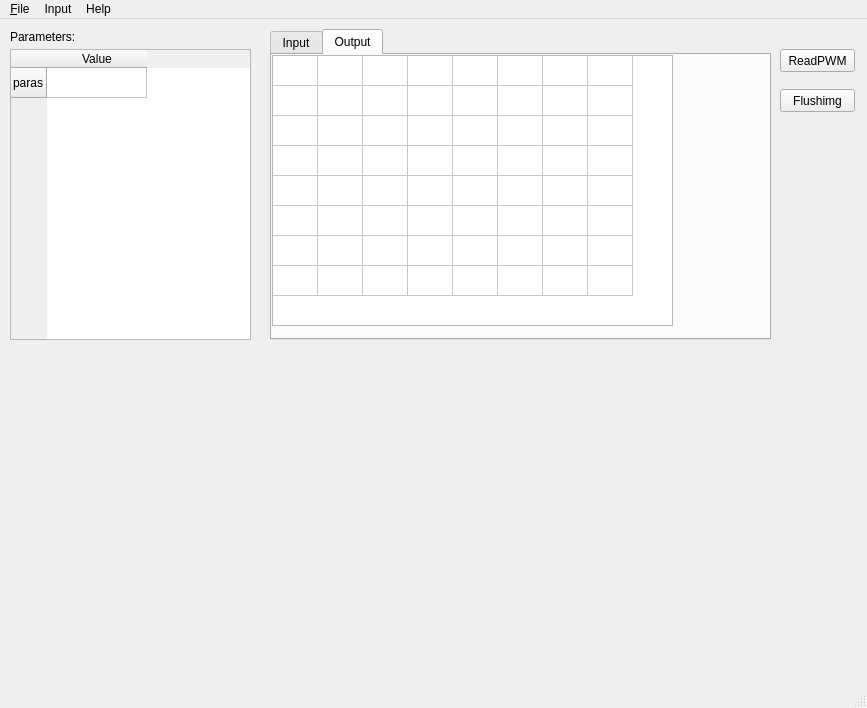
<?xml version="1.0" encoding="UTF-8"?>
<ui version="4.0">
 <class>MainWindow</class>
 <widget class="QMainWindow" name="MainWindow">
  <property name="geometry">
   <rect>
    <x>0</x>
    <y>0</y>
    <width>867</width>
    <height>708</height>
   </rect>
  </property>
  <property name="windowTitle">
   <string>Fast Logo</string>
  </property>
  <property name="windowIcon">
   <iconset>
    <normaloff>222.jpg</normaloff>222.jpg</iconset>
  </property>
  <property name="iconSize">
   <size>
    <width>32</width>
    <height>32</height>
   </size>
  </property>
  <widget class="QWidget" name="centralwidget">
   <widget class="QTabWidget" name="tabWidget">
    <property name="geometry">
     <rect>
      <x>270</x>
      <y>10</y>
      <width>501</width>
      <height>311</height>
     </rect>
    </property>
    <property name="currentIndex">
     <number>1</number>
    </property>
    <widget class="QWidget" name="tab">
     <attribute name="title">
      <string>Input</string>
     </attribute>
     <widget class="QTableWidget" name="tableWidget_input">
      <property name="geometry">
       <rect>
        <x>0</x>
        <y>0</y>
        <width>401</width>
        <height>281</height>
       </rect>
      </property>
      <property name="rowCount">
       <number>8</number>
      </property>
      <property name="columnCount">
       <number>8</number>
      </property>
      <attribute name="horizontalHeaderVisible">
       <bool>false</bool>
      </attribute>
      <attribute name="horizontalHeaderDefaultSectionSize">
       <number>45</number>
      </attribute>
      <attribute name="horizontalHeaderMinimumSectionSize">
       <number>21</number>
      </attribute>
      <attribute name="verticalHeaderVisible">
       <bool>false</bool>
      </attribute>
      <attribute name="verticalHeaderHighlightSections">
       <bool>true</bool>
      </attribute>
      <row/>
      <row/>
      <row/>
      <row/>
      <row/>
      <row/>
      <row/>
      <row/>
      <column/>
      <column/>
      <column/>
      <column/>
      <column/>
      <column/>
      <column/>
      <column/>
      <item row="0" column="0">
       <property name="text">
        <string>0</string>
       </property>
      </item>
      <item row="0" column="1">
       <property name="text">
        <string>0</string>
       </property>
      </item>
      <item row="0" column="2">
       <property name="text">
        <string>0</string>
       </property>
      </item>
      <item row="0" column="3">
       <property name="text">
        <string>0</string>
       </property>
      </item>
      <item row="0" column="4">
       <property name="text">
        <string>1</string>
       </property>
      </item>
      <item row="0" column="5">
       <property name="text">
        <string>1</string>
       </property>
      </item>
      <item row="0" column="6">
       <property name="text">
        <string>1</string>
       </property>
      </item>
      <item row="0" column="7">
       <property name="text">
        <string>1</string>
       </property>
      </item>
      <item row="1" column="0">
       <property name="text">
        <string>1</string>
       </property>
      </item>
      <item row="1" column="1">
       <property name="text">
        <string>1</string>
       </property>
      </item>
      <item row="1" column="2">
       <property name="text">
        <string>1</string>
       </property>
      </item>
      <item row="1" column="3">
       <property name="text">
        <string>1</string>
       </property>
      </item>
      <item row="1" column="4">
       <property name="text">
        <string>0</string>
       </property>
      </item>
      <item row="1" column="5">
       <property name="text">
        <string>0</string>
       </property>
      </item>
      <item row="1" column="6">
       <property name="text">
        <string>0</string>
       </property>
      </item>
      <item row="1" column="7">
       <property name="text">
        <string>0</string>
       </property>
      </item>
      <item row="2" column="0">
       <property name="text">
        <string>2</string>
       </property>
      </item>
      <item row="2" column="1">
       <property name="text">
        <string>2</string>
       </property>
      </item>
      <item row="2" column="2">
       <property name="text">
        <string>2</string>
       </property>
      </item>
      <item row="2" column="3">
       <property name="text">
        <string>2</string>
       </property>
      </item>
      <item row="2" column="4">
       <property name="text">
        <string>3</string>
       </property>
      </item>
      <item row="2" column="5">
       <property name="text">
        <string>3</string>
       </property>
      </item>
      <item row="2" column="6">
       <property name="text">
        <string>3</string>
       </property>
      </item>
      <item row="2" column="7">
       <property name="text">
        <string>3</string>
       </property>
      </item>
      <item row="3" column="0">
       <property name="text">
        <string>3</string>
       </property>
      </item>
      <item row="3" column="1">
       <property name="text">
        <string>3</string>
       </property>
      </item>
      <item row="3" column="2">
       <property name="text">
        <string>3</string>
       </property>
      </item>
      <item row="3" column="3">
       <property name="text">
        <string>3</string>
       </property>
      </item>
      <item row="3" column="4">
       <property name="text">
        <string>2</string>
       </property>
      </item>
      <item row="3" column="5">
       <property name="text">
        <string>2</string>
       </property>
      </item>
      <item row="3" column="6">
       <property name="text">
        <string>2</string>
       </property>
      </item>
      <item row="3" column="7">
       <property name="text">
        <string>2</string>
       </property>
      </item>
      <item row="4" column="0">
       <property name="text">
        <string>4</string>
       </property>
      </item>
      <item row="4" column="1">
       <property name="text">
        <string>4</string>
       </property>
      </item>
      <item row="4" column="2">
       <property name="text">
        <string>4</string>
       </property>
      </item>
      <item row="4" column="3">
       <property name="text">
        <string>4</string>
       </property>
      </item>
      <item row="4" column="4">
       <property name="text">
        <string>5</string>
       </property>
      </item>
      <item row="4" column="5">
       <property name="text">
        <string>5</string>
       </property>
      </item>
      <item row="4" column="6">
       <property name="text">
        <string>5</string>
       </property>
      </item>
      <item row="4" column="7">
       <property name="text">
        <string>5</string>
       </property>
      </item>
      <item row="5" column="0">
       <property name="text">
        <string>5</string>
       </property>
      </item>
      <item row="5" column="1">
       <property name="text">
        <string>5</string>
       </property>
      </item>
      <item row="5" column="2">
       <property name="text">
        <string>5</string>
       </property>
      </item>
      <item row="5" column="3">
       <property name="text">
        <string>5</string>
       </property>
      </item>
      <item row="5" column="4">
       <property name="text">
        <string>4</string>
       </property>
      </item>
      <item row="5" column="5">
       <property name="text">
        <string>4</string>
       </property>
      </item>
      <item row="5" column="6">
       <property name="text">
        <string>4</string>
       </property>
      </item>
      <item row="5" column="7">
       <property name="text">
        <string>4</string>
       </property>
      </item>
      <item row="6" column="0">
       <property name="text">
        <string>6</string>
       </property>
      </item>
      <item row="6" column="1">
       <property name="text">
        <string>6</string>
       </property>
      </item>
      <item row="6" column="2">
       <property name="text">
        <string>6</string>
       </property>
      </item>
      <item row="6" column="3">
       <property name="text">
        <string>6</string>
       </property>
      </item>
      <item row="6" column="4">
       <property name="text">
        <string>7</string>
       </property>
      </item>
      <item row="6" column="5">
       <property name="text">
        <string>7</string>
       </property>
      </item>
      <item row="6" column="6">
       <property name="text">
        <string>7</string>
       </property>
      </item>
      <item row="6" column="7">
       <property name="text">
        <string>7</string>
       </property>
      </item>
      <item row="7" column="0">
       <property name="text">
        <string>7</string>
       </property>
      </item>
      <item row="7" column="1">
       <property name="text">
        <string>7</string>
       </property>
      </item>
      <item row="7" column="2">
       <property name="text">
        <string>7</string>
       </property>
      </item>
      <item row="7" column="3">
       <property name="text">
        <string>7</string>
       </property>
      </item>
      <item row="7" column="4">
       <property name="text">
        <string>6</string>
       </property>
      </item>
      <item row="7" column="5">
       <property name="text">
        <string>6</string>
       </property>
      </item>
      <item row="7" column="6">
       <property name="text">
        <string>6</string>
       </property>
      </item>
      <item row="7" column="7">
       <property name="text">
        <string>6</string>
       </property>
      </item>
     </widget>
    </widget>
    <widget class="QWidget" name="tab_2">
     <attribute name="title">
      <string>Output</string>
     </attribute>
     <widget class="QTableWidget" name="tableWidget_Output">
      <property name="geometry">
       <rect>
        <x>0</x>
        <y>0</y>
        <width>401</width>
        <height>271</height>
       </rect>
      </property>
      <property name="rowCount">
       <number>8</number>
      </property>
      <property name="columnCount">
       <number>8</number>
      </property>
      <attribute name="horizontalHeaderVisible">
       <bool>false</bool>
      </attribute>
      <attribute name="horizontalHeaderDefaultSectionSize">
       <number>45</number>
      </attribute>
      <attribute name="verticalHeaderVisible">
       <bool>false</bool>
      </attribute>
      <row/>
      <row/>
      <row/>
      <row/>
      <row/>
      <row/>
      <row/>
      <row/>
      <column/>
      <column/>
      <column/>
      <column/>
      <column/>
      <column/>
      <column/>
      <column/>
     </widget>
    </widget>
   </widget>
   <widget class="QPushButton" name="pushButton_readpwm">
    <property name="geometry">
     <rect>
      <x>780</x>
      <y>30</y>
      <width>75</width>
      <height>23</height>
     </rect>
    </property>
    <property name="text">
     <string>ReadPWM</string>
    </property>
   </widget>
   <widget class="QTableWidget" name="tableWidget_Paras">
    <property name="geometry">
     <rect>
      <x>10</x>
      <y>30</y>
      <width>241</width>
      <height>291</height>
     </rect>
    </property>
    <row>
     <property name="text">
      <string>paras</string>
     </property>
    </row>
    <column>
     <property name="text">
      <string>Value</string>
     </property>
    </column>
   </widget>
   <widget class="QLabel" name="label">
    <property name="geometry">
     <rect>
      <x>10</x>
      <y>10</y>
      <width>121</width>
      <height>16</height>
     </rect>
    </property>
    <property name="text">
     <string>Parameters:</string>
    </property>
   </widget>
   <widget class="QPushButton" name="pushButton_flushimg">
    <property name="geometry">
     <rect>
      <x>780</x>
      <y>70</y>
      <width>75</width>
      <height>23</height>
     </rect>
    </property>
    <property name="text">
     <string>Flushimg</string>
    </property>
   </widget>
   <zorder>tabWidget</zorder>
   <zorder>pushButton_readpwm</zorder>
   <zorder>tableWidget_Paras</zorder>
   <zorder>label</zorder>
   <zorder>pushButton_flushimg</zorder>
   <zorder>tableWidget_input</zorder>
  </widget>
  <widget class="QMenuBar" name="menubar">
   <property name="geometry">
    <rect>
     <x>0</x>
     <y>0</y>
     <width>867</width>
     <height>23</height>
    </rect>
   </property>
   <widget class="QMenu" name="menuFile">
    <property name="toolTip">
     <string extracomment="loading setting file or othes"/>
    </property>
    <property name="title">
     <string>&amp;File</string>
    </property>
    <addaction name="actionOpen_setting_file"/>
    <addaction name="actionSave_setting_file"/>
    <addaction name="actionQuit"/>
   </widget>
   <widget class="QMenu" name="menuHelp">
    <property name="title">
     <string>Help</string>
    </property>
   </widget>
   <widget class="QMenu" name="menuInput">
    <property name="title">
     <string>Input</string>
    </property>
    <addaction name="actionLoadInputFile"/>
   </widget>
   <addaction name="menuFile"/>
   <addaction name="menuInput"/>
   <addaction name="menuHelp"/>
  </widget>
  <widget class="QStatusBar" name="statusbar"/>
  <action name="actionOpen_setting_file">
   <property name="text">
    <string>Open setting file</string>
   </property>
  </action>
  <action name="actionSave_setting_file">
   <property name="text">
    <string>Save setting file</string>
   </property>
  </action>
  <action name="actionQuit">
   <property name="text">
    <string>quit</string>
   </property>
  </action>
  <action name="actionConnect">
   <property name="text">
    <string>Connect</string>
   </property>
  </action>
  <action name="actionDisconnect">
   <property name="text">
    <string>Disconnect</string>
   </property>
  </action>
  <action name="actionInputFile">
   <property name="enabled">
    <bool>true</bool>
   </property>
   <property name="text">
    <string>InputFile</string>
   </property>
  </action>
  <action name="actionInputFile_rl">
   <property name="text">
    <string>InputFile</string>
   </property>
  </action>
  <action name="actionLoadInputFile">
   <property name="text">
    <string>LoadInputFile</string>
   </property>
  </action>
 </widget>
 <resources/>
 <connections/>
</ui>
